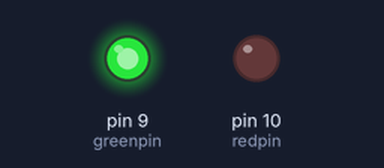
The sketch below on a simulated Arduino Uno, built with avr-gcc and run on an emulated ATmega328P. Shown: output pins drawn as LEDs (lit = HIGH).

Above: at 0.1 s.
At 9.25 s:
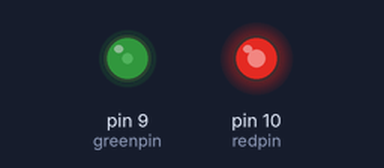
At 21.4 s:
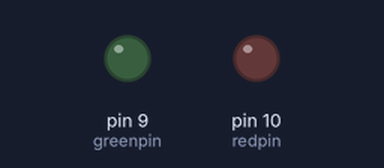
At 34.5 s:
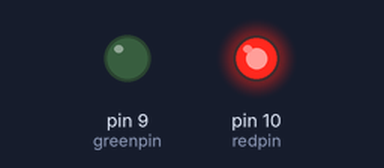
Timing chart, 0 to 40.0 s (numbered marks = the images above):
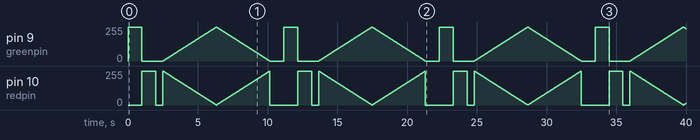

The sketch:

KY-011.ino
```cpp
#define redpin  10    //Se define el pin 10 del Arduino para conectar el PIN RED del modulo KY-011
#define greenpin  9  //Se define el pin 9 del Arduino para conectar el PIN GREEN del modulo KY-011
int val;

void setup()
{
  //Se definen los pines como salidas
  pinMode(redpin, OUTPUT);
  pinMode(greenpin, OUTPUT);
}

void loop()
{

//Se cambia a color verde por 1 segundo
  digitalWrite(redpin, LOW);
  digitalWrite(greenpin, HIGH);
  delay(1000);

//Se enciende el color rojo por 1 segundo
  digitalWrite(redpin, HIGH);
  digitalWrite(greenpin, LOW);
  delay(1000);

  digitalWrite(greenpin, LOW);
  digitalWrite(redpin, LOW);

  delay(500);

  for(val = 255; val > 0; val--) {
    analogWrite(redpin, val); //dim red
    analogWrite(greenpin, 255 - val); // brighten green

    delay(15);
  }
  for(val = 0; val < 255; val++) {
    analogWrite(redpin, val); //brighten red
    analogWrite(greenpin, 255 - val); //dim green

    delay(15);
  }

  digitalWrite(greenpin, LOW);
  digitalWrite(redpin, LOW);

  delay(1000);
}
```
